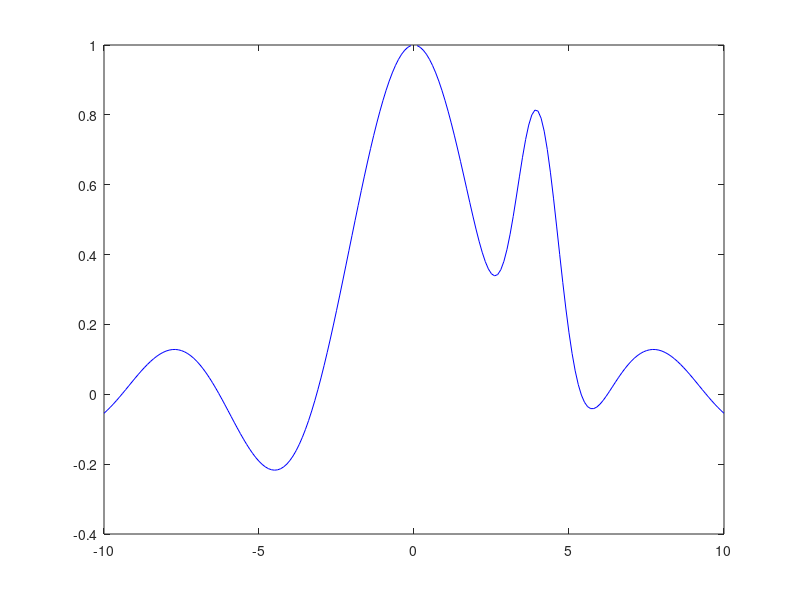

MATLAB code for this plot: (Note: this script raises an error after producing the figure.)
clc; clear all; close all

% 1

f1 = @(x) sin(x)./x + exp(-(x-4).^2);
x = -10:0.1:10;
y = f1(x);

figure;
plot(x, y, 'b')
hold on;

[xmin1, fmin1] = fminbnd(f1, 2, 4);
[xmin2, fmin2] = fminbnd(f1, 4, 6);

plot(xmin1, fmin1, 'rX', 'MarkerSize', 20);
plot(xmin2, fmin2, 'rX', 'MarkerSize', 20);
hold off;

% 2

f2 = @(xr) 1./4 .* xr.^4 - 41./6 .* xr.^3 +209./4 .* xr.^2 - 135 .* xr;
xr = -20:0.1:20;
yr = f2(xr);

figure;
plot(xr, yr, 'b');
hold on;

[xmin3, fmin3] = fminbnd(f2, -20, 20);
plot(xmin3, fmin3, 'rX', 'MarkerSize', 20);
hold off;
% 3

f3 = @(x1, x2) 100 .* (x2 - x1.^2).^2 + (1 - x1).^2;
x1 = -2:0.1:2;
x2 = -2:0.1:2;
[X1, X2] = meshgrid(x1, x2);

Z = f3(X1, X2);

figure;
surf(X1, X2, Z);
hold on;

f_wrp = @(x) f3(x(1), x(2));
[x_min, f_min] = fminsearch(f_wrp, [1; 1]);

plot3(x_min(1), x_min(2), f_min, 'rX', 'MarkerSize', 20);

% 4
f4 = [-5, -2, -6];

A = [
    1, -1, 1;
    3, 2, 4;
    3, 2, 0;
];
b = [
    20; 42; 30;
];
lb = [0; 0; 0];

f4xmin = linprog(f4, A, b, [], [], lb, []);

% 5

H = [ 8   2   0
      2   4  -3
      0  -3   6 ];
f = [
    -1; 0; 0;
];
A = [
    1, -1, 1;
    1, 2, -6;
];
b = [
    -1; 5;
];
lb = [
    0; 0; 0;
];

f5xming = quadprog(H, f, A, b, [], [], lb, [], []);

syms x1 x2 x3;
f5 = 4 * x1^2 + 2 * x2^2 + 3 * x3^2 + 2 * x1 * x2 - 3 * x2 * x3 - x1;
hessian(f5);

x = [x1; x2; x3;];
F5s = simplify(1/2*(x.')*H*x+f.'*x);
Hs = hessian(F5s);